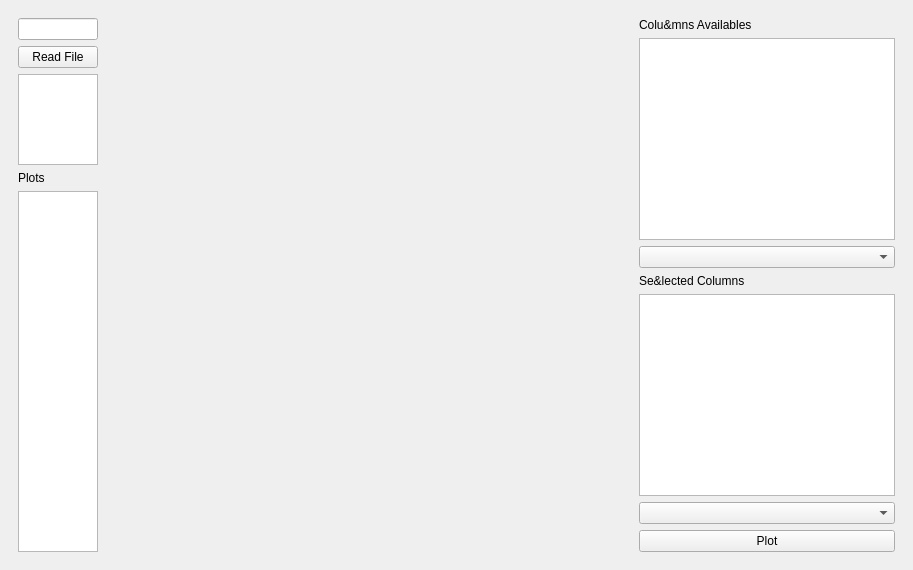
<?xml version="1.0" encoding="UTF-8"?>
<ui version="4.0">
 <class>MainWindow</class>
 <widget class="QMainWindow" name="MainWindow">
  <property name="geometry">
   <rect>
    <x>0</x>
    <y>0</y>
    <width>913</width>
    <height>570</height>
   </rect>
  </property>
  <property name="windowTitle">
   <string>MainWindow</string>
  </property>
  <widget class="QWidget" name="centralwidget">
   <layout class="QHBoxLayout" name="horizontalLayout">
    <item>
     <widget class="QWidget" name="widget2" native="true">
      <property name="sizePolicy">
       <sizepolicy hsizetype="Fixed" vsizetype="Preferred">
        <horstretch>0</horstretch>
        <verstretch>0</verstretch>
       </sizepolicy>
      </property>
      <property name="minimumSize">
       <size>
        <width>10</width>
        <height>0</height>
       </size>
      </property>
      <layout class="QVBoxLayout" name="verticalLayout_3">
       <item>
        <widget class="QLineEdit" name="inp">
         <property name="enabled">
          <bool>true</bool>
         </property>
        </widget>
       </item>
       <item>
        <widget class="QPushButton" name="rdBtn">
         <property name="text">
          <string>Read File</string>
         </property>
        </widget>
       </item>
       <item>
        <widget class="QListWidget" name="dfList"/>
       </item>
       <item>
        <widget class="QLabel" name="label_3">
         <property name="text">
          <string>Plots</string>
         </property>
        </widget>
       </item>
       <item>
        <widget class="QListWidget" name="plotList">
         <property name="sizePolicy">
          <sizepolicy hsizetype="Expanding" vsizetype="Minimum">
           <horstretch>0</horstretch>
           <verstretch>0</verstretch>
          </sizepolicy>
         </property>
         <property name="minimumSize">
          <size>
           <width>0</width>
           <height>361</height>
          </size>
         </property>
        </widget>
       </item>
      </layout>
     </widget>
    </item>
    <item>
     <widget class="QWidget" name="mplwindow" native="true">
      <property name="sizePolicy">
       <sizepolicy hsizetype="Expanding" vsizetype="Preferred">
        <horstretch>0</horstretch>
        <verstretch>0</verstretch>
       </sizepolicy>
      </property>
      <property name="minimumSize">
       <size>
        <width>511</width>
        <height>0</height>
       </size>
      </property>
      <property name="maximumSize">
       <size>
        <width>511</width>
        <height>16777215</height>
       </size>
      </property>
      <layout class="QVBoxLayout" name="mplvl"/>
     </widget>
    </item>
    <item>
     <widget class="QWidget" name="widget" native="true">
      <property name="sizePolicy">
       <sizepolicy hsizetype="Fixed" vsizetype="Expanding">
        <horstretch>200</horstretch>
        <verstretch>255</verstretch>
       </sizepolicy>
      </property>
      <layout class="QVBoxLayout" name="verticalLayout_2">
       <item>
        <widget class="QLabel" name="label">
         <property name="text">
          <string>Colu&amp;mns Availables</string>
         </property>
        </widget>
       </item>
       <item>
        <widget class="QListWidget" name="colList"/>
       </item>
       <item>
        <widget class="QComboBox" name="plotBox"/>
       </item>
       <item>
        <widget class="QLabel" name="label_2">
         <property name="text">
          <string>Se&amp;lected Columns</string>
         </property>
        </widget>
       </item>
       <item>
        <widget class="QListWidget" name="stgList"/>
       </item>
       <item>
        <widget class="QComboBox" name="filterBox"/>
       </item>
       <item>
        <widget class="QPushButton" name="pltBtn">
         <property name="text">
          <string>Plot</string>
         </property>
        </widget>
       </item>
      </layout>
     </widget>
    </item>
   </layout>
  </widget>
 </widget>
 <resources/>
 <connections/>
</ui>
